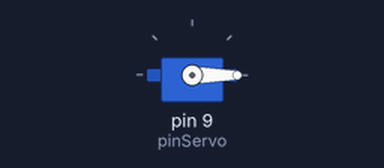
Simulated run of this sketch. Board: Arduino Uno, built with avr-gcc and run on an emulated ATmega328P. Parts: servo. What the sketch prints to the serial monitor is not drawn.

Above: at 0.05 s.
Timing chart, 0 to 3.0 s (numbered marks = the images above):
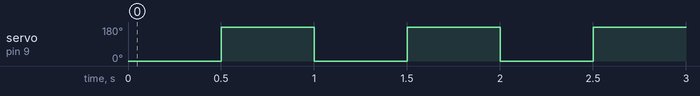

Measured:
- by itself, servo on pin 9 (pinServo): alternates 180° for 0.50 s and 0° for 0.50 s

The sketch:

P18_ServomotorSG90.ino
```cpp
#include "Servo.h"

int pinServo = 9;
Servo servo;

void setup(){
  Serial.begin(9600);
  servo.attach(pinServo);
}

void loop(){

  servo.write(0);
  Serial.println("Servo en 0°");
  delay(500);

  servo.write(180);
  Serial.println("Servo en 180°");
  delay(500);
}
```
